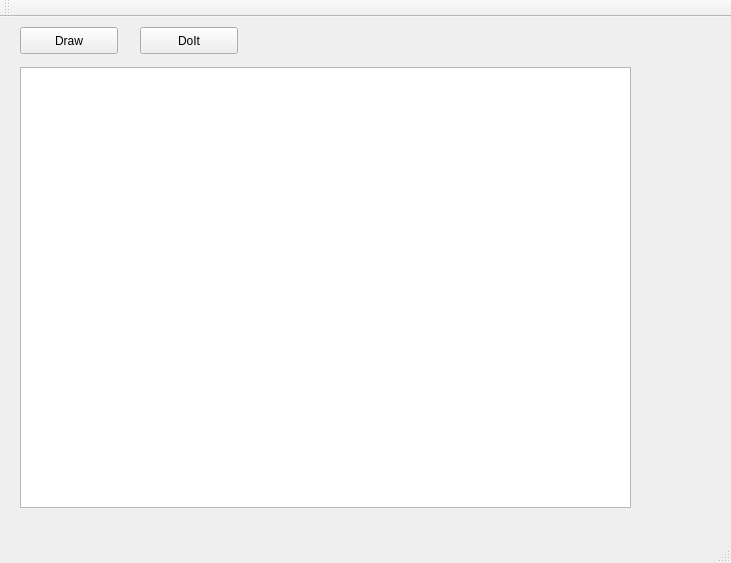
<?xml version="1.0" encoding="UTF-8"?>
<ui version="4.0">
 <class>MainWindow</class>
 <widget class="QMainWindow" name="MainWindow">
  <property name="geometry">
   <rect>
    <x>0</x>
    <y>0</y>
    <width>731</width>
    <height>563</height>
   </rect>
  </property>
  <property name="windowTitle">
   <string>MainWindow</string>
  </property>
  <widget class="QWidget" name="centralWidget">
   <widget class="QPushButton" name="pushButton">
    <property name="geometry">
     <rect>
      <x>20</x>
      <y>10</y>
      <width>98</width>
      <height>27</height>
     </rect>
    </property>
    <property name="text">
     <string>Draw</string>
    </property>
   </widget>
   <widget class="QPushButton" name="pushButton_2">
    <property name="geometry">
     <rect>
      <x>140</x>
      <y>10</y>
      <width>98</width>
      <height>27</height>
     </rect>
    </property>
    <property name="text">
     <string>DoIt</string>
    </property>
   </widget>
   <widget class="QTextEdit" name="textEdit">
    <property name="geometry">
     <rect>
      <x>20</x>
      <y>50</y>
      <width>611</width>
      <height>441</height>
     </rect>
    </property>
   </widget>
  </widget>
  <widget class="QMenuBar" name="menuBar">
   <property name="geometry">
    <rect>
     <x>0</x>
     <y>0</y>
     <width>731</width>
     <height>25</height>
    </rect>
   </property>
  </widget>
  <widget class="QToolBar" name="mainToolBar">
   <attribute name="toolBarArea">
    <enum>TopToolBarArea</enum>
   </attribute>
   <attribute name="toolBarBreak">
    <bool>false</bool>
   </attribute>
  </widget>
  <widget class="QStatusBar" name="statusBar"/>
 </widget>
 <layoutdefault spacing="6" margin="11"/>
 <resources/>
 <connections>
  <connection>
   <sender>pushButton</sender>
   <signal>clicked()</signal>
   <receiver>MainWindow</receiver>
   <slot>Draw()</slot>
   <hints>
    <hint type="sourcelabel">
     <x>85</x>
     <y>69</y>
    </hint>
    <hint type="destinationlabel">
     <x>123</x>
     <y>91</y>
    </hint>
   </hints>
  </connection>
  <connection>
   <sender>pushButton_2</sender>
   <signal>clicked()</signal>
   <receiver>MainWindow</receiver>
   <slot>DoIt()</slot>
   <hints>
    <hint type="sourcelabel">
     <x>212</x>
     <y>65</y>
    </hint>
    <hint type="destinationlabel">
     <x>325</x>
     <y>65</y>
    </hint>
   </hints>
  </connection>
 </connections>
 <slots>
  <slot>Draw()</slot>
  <slot>DoIt()</slot>
 </slots>
</ui>
